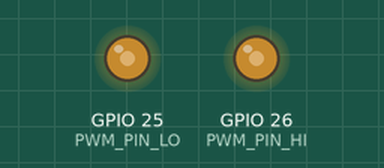
The sketch below on a simulated ESP32. On the bench: output pins drawn as LEDs (lit = HIGH).

Above: at 0.1 s.
Timing chart, 0 to 1.6 s (numbered marks = the images above):
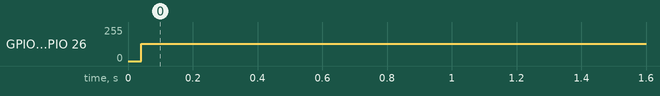

The sketch:

test_PWM_ESP_01.ino
```cpp
#include "sound.h"

#define PWM_PIN_HI 26
#define PWM_PIN_LO 25

#define PWM_CHANNEL_HI 0
#define PWM_CHANNEL_LO 2

#define PWM_FREQ = 5000;
#define PWM_RESOLUTION = 16;

#define PLAY_FREQ 44100

boolean playing = false;

int freq = 10;
int samplesPerCycle;
long x = 0;
long xx = 0;
uint32_t xxx = 0;

volatile int interruptCounter;
int totalInterruptCounter;

hw_timer_t * timer = NULL;
portMUX_TYPE timerMux = portMUX_INITIALIZER_UNLOCKED;

void IRAM_ATTR onTimer();

void setup() {
  Serial.begin(9600);

  //-- init tone
  freq = 440; // "C" note
  samplesPerCycle = PLAY_FREQ / freq;

  // -- setup interrupts and timers (timer2)
  initTimerInterrupts();

  //ledcSetup(uint8_t channel, double freq, uint8_t resolution_bits);
  ledcSetup(PWM_CHANNEL_HI, 262143, 8);
  ledcSetup(PWM_CHANNEL_LO, 262143, 8);
  ledcAttachPin(PWM_PIN_HI, PWM_CHANNEL_HI);
  ledcAttachPin(PWM_PIN_LO, PWM_CHANNEL_LO);
  ledcWrite(PWM_CHANNEL_HI, 0 );
  ledcWrite(PWM_CHANNEL_LO, 0 );

  playing = true;
}

void loop() {
static int flip=0;
flip= (flip +1 )%2;
if (flip==0) playByte(0xffff);
if (flip==1) playByte(0);


return;
  if (playing) {
    // -- TONE
    //char val=(127 + 127 * sin(2.0 * PI * (float)x / (float)samplesPerCycle));
    //char val=x;
    //playByte(val);
    //playByte((char)(x));


    // -- TONE
    //char val=(127 + 127 * sin(2.0 * PI * (float)x / (float)samplesPerCycle));
    //char val=x;
    //playByte(val);
    //playByte((char)(x));

    static uint32_t lastXXX;
    static uint64_t prevVal;
    static uint64_t nextVal;
    static short counting = 1 ;
    static short lastCount = 1 ;

    if (xxx != lastXXX) {
      lastXXX = xxx;

      lastCount = counting;
      counting = 1;

      prevVal = nextVal;
      //nextVal = (0x7fff / 2 * (1 + sin(3.14 * 2.0 * freq * lastXXX /  44199)));
      nextVal =0xffff*(( micros()%4)/4.0);
      //nextVal =
      playByte(nextVal);
    } else {
      playByte(nextVal);
      counting ++;
    }

    //interpolate:
    //if (lastCount ==0)lastCount =1;
    //playByte(prevVal+ (nextVal-prevVal)*counting/2);

    //playByte(512 + 512 * sin(3.14 * 2.0 * freq * xxx /  44199));

    // -- h. file
    //playByte(sound[xx]);
    //playBytePWM(sound[xx]);
    //playBytePWM(0);

    // -- SD
    //playByte(sdVal);
  }

}


void initTimerInterrupts() {
  /* Use 1st timer of 4 */
  /* 1 tick take 1/(80MHZ/80) = 1us so we set divider 80 and count up */
  timer = timerBegin(0, 10, true);
  timerAttachInterrupt(timer, &onTimer, true);
  timerAlarmWrite(timer, 181, true);
  timerAlarmEnable(timer);
}

void IRAM_ATTR onTimer() {

  if (!playing)
    return;

  //from tone generator
  x++;
  if (x >= samplesPerCycle)
    x = 0;

  //from .h file
  xx++;
  if (xx >= sizeof(sound))
    xx = 0;

  xxx++;
  if (xxx >= 44199) {
    xxx = 0;
    freq = (freq * 1.059463);
    if (freq > 20000)
      freq = 20;
  }


  //from SD
  /*
    if (dataFile) {
    if (dataFile.available()) {
      sdVal = dataFile.read();
    } else {
      dataFile.seek(0);
    }
    }
  */

}

//////////////////////////////////////

void playByte(uint32_t val) {
  //analogWrite(PIN_PWM, (val >> 0));
  ledcWrite(PWM_CHANNEL_HI, val >> 8);
  ledcWrite(PWM_CHANNEL_LO, val);

}

/****************
  void playBytePWM(byte val) {
  analogWrite(PIN_PWM, (int)val);
  }
*****************/
//////////////////////////////////////
```

Source omitted: sound.h (data table, 4296 bytes)

Measured:
- by itself, GPIO 25 (PWM_PIN_LO), GPIO 26 (PWM_PIN_HI): 0/255 → 128/255 at 0.04 s
